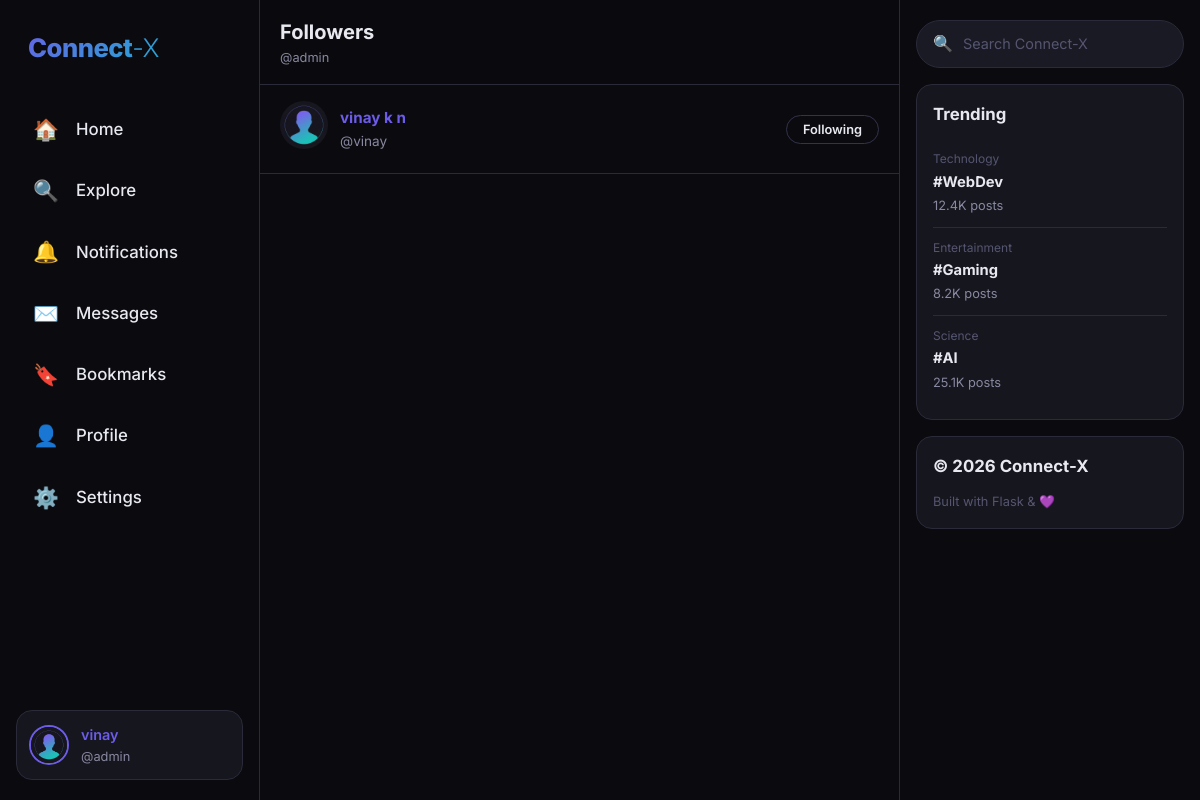
/user/admin/followers (signed in), run on the app's committed database.
### app/models.py (models this page shows, shortened)
class User(UserMixin, db.Model):
    __tablename__ = 'users'
    id = db.Column(db.Integer, primary_key=True, autoincrement=True)
    username = db.Column(db.String(80), unique=True, nullable=False, index=True)
    email = db.Column(db.String(120), unique=True, nullable=False, index=True)
    password_hash = db.Column(db.String(256), nullable=False)
    display_name = db.Column(db.String(100), nullable=True)
    bio = db.Column(db.Text, nullable=True)
    avatar_url = db.Column(db.String(500), default='default-avatar.png')
    cover_url = db.Column(db.String(500), default='default-cover.jpg')
    location = db.Column(db.String(100), nullable=True)
    website = db.Column(db.String(200), nullable=True)
    is_verified = db.Column(db.Boolean, default=False)
    created_at = db.Column(db.DateTime, default=datetime.utcnow)
    updated_at = db.Column(db.DateTime, default=datetime.utcnow, onupdate=datetime.utcnow)
    posts = db.relationship('Post', backref='author', lazy='dynamic', cascade='all, delete-orphan')
    comments = db.relationship('Comment', backref='author', lazy='dynamic', cascade='all, delete-orphan')
    followed = db.relationship(
        'User', secondary=followers,
        primaryjoin=(followers.c.follower_id == id),
        secondaryjoin=(followers.c.followed_id == id),
        backref=db.backref('followers_list', lazy='dynamic'),
        lazy='dynamic'
    )
    liked_posts = db.relationship(
        'Post', secondary=likes,
        backref=db.backref('liked_by', lazy='dynamic'),
        lazy='dynamic'
    )
    bookmarked_posts = db.relationship(
        'Post', secondary=bookmarks,
        backref=db.backref('bookmarked_by', lazy='dynamic'),
        lazy='dynamic'
    )
    def is_following(self, user):
        return self.followed.filter(followers.c.followed_id == user.id).count() > 0

### app/routes/profile.py (the view)
@profile_bp.route('/user/<username>/followers')
@login_required
def followers(username):
    user = User.query.filter_by(username=username).first_or_404()
    followers_list = user.followers_list.all()
    return render_template('profile/followers.html', user=user, followers=followers_list, title='Followers')

### app/__init__.py (called while the page is built)
def create_app(config_name='default'):
    app = Flask(__name__)
    app.config.from_object(config[config_name])
    os.makedirs(app.config.get('UPLOAD_FOLDER', 'app/static/images/uploads'), exist_ok=True)
    db.init_app(app)
    login_manager.init_app(app)
    from app.models import User
    @login_manager.user_loader
    def load_user(user_id):
        return User.query.get(int(user_id))
    from app.routes.auth import auth_bp
    from app.routes.main import main_bp
    from app.routes.posts import posts_bp
    from app.routes.profile import profile_bp
    from app.routes.messages import messages_bp
    app.register_blueprint(auth_bp)
    app.register_blueprint(main_bp)
    app.register_blueprint(posts_bp)
    app.register_blueprint(profile_bp)
    app.register_blueprint(messages_bp)
    with app.app_context():
        db.create_all()
    return app

### app/templates/profile/followers.html (shortened to what this page needs)
{% extends "base.html" %}
{% block content %}
<div class="page-header">
    <h1>{{ title }}</h1>
    <p>@{{ user.username }}</p>
</div>
{% if followers %}
    {% for person in followers %}
    <div class="user-list-item">
        <a href="{{ url_for('profile.view_profile', username=person.username) }}">
            <img src="{% if person.avatar_url == 'default-avatar.png' %}{{ url_for('static', filename='images/default-avatar.png') }}{% else %}{{ url_for('static', filename='images/uploads/' + person.avatar_url) }}{% endif %}" alt="">
        </a>
        <div class="info">
            <a href="{{ url_for('profile.view_profile', username=person.username) }}">
                <div class="name">{{ person.display_name }}{% if person.is_verified %} <span style="color:var(--accent);">✓</span>{% endif %}</div>
            </a>
            <div class="handle">@{{ person.username }}</div>
        </div>
        {% if person.id != current_user.id %}
        <form method="POST" action="{{ url_for('profile.follow', username=person.username) }}">
            <button class="btn {{ 'btn-outline' if current_user.is_following(person) else 'btn-primary' }} btn-sm">
                {{ 'Following' if current_user.is_following(person) else 'Follow' }}
            </button>
        </form>
        {% endif %}
    </div>
    {% endfor %}
{% else %}
    <div class="empty-state">
        <div class="icon">👥</div>
        <h3>No {{ title.lower() }} yet</h3>
        <p>When people {{ 'follow' if title == 'Followers' else 'are followed by' }} @{{ user.username }}, they'll show up here.</p>
    </div>
{% endif %}
{% endblock %}

### app/templates/base.html (shortened to what this page needs)
<!DOCTYPE html>
<html lang="en">
<head>
    <link rel="stylesheet" href="{{ url_for('static', filename='css/style.css') }}">
</head>
<body>
    {% if current_user.is_authenticated %}
    <div class="app-layout">
        <nav class="sidebar-left">
            <div class="logo">Connect<span>-X</span></div>
            <ul class="nav-menu">
                <li class="nav-item">
                    <a href="{{ url_for('main.feed') }}" class="nav-link {% if request.endpoint == 'main.feed' or request.endpoint == 'main.index' %}active{% endif %}">
                        <span class="icon">🏠</span><span>Home</span>
                    </a>
                </li>
                <li class="nav-item">
                    <a href="{{ url_for('main.explore') }}" class="nav-link {% if request.endpoint == 'main.explore' %}active{% endif %}">
                        <span class="icon">🔍</span><span>Explore</span>
                    </a>
                </li>
                <li class="nav-item">
                    <a href="{{ url_for('main.notifications') }}" class="nav-link {% if request.endpoint == 'main.notifications' %}active{% endif %}" style="position:relative;">
                        <span class="icon">🔔</span><span>Notifications</span>
                    </a>
                </li>
                <li class="nav-item">
                    <a href="{{ url_for('messages.index') }}" class="nav-link {% if request.endpoint and request.endpoint.startswith('messages') %}active{% endif %}" style="position:relative;">
                        <span class="icon">✉️</span><span>Messages</span>
                    </a>
                </li>
                <li class="nav-item">
                    <a href="{{ url_for('main.bookmarks_page') }}" class="nav-link {% if request.endpoint == 'main.bookmarks_page' %}active{% endif %}">
                        <span class="icon">🔖</span><span>Bookmarks</span>
                    </a>
                </li>
                <li class="nav-item">
                    <a href="{{ url_for('profile.view_profile', username=current_user.username) }}" class="nav-link ">
                        <span class="icon">👤</span><span>Profile</span>
                    </a>
                </li>
                <li class="nav-item">
                    <a href="{{ url_for('profile.settings') }}" class="nav-link {% if request.endpoint == 'profile.settings' %}active{% endif %}">
                        <span class="icon">⚙️</span><span>Settings</span>
                    </a>
                </li>
            </ul>
            <a href="{{ url_for('profile.view_profile', username=current_user.username) }}" class="user-card-mini">
                <img src="{% if current_user.avatar_url == 'default-avatar.png' %}{{ url_for('static', filename='images/default-avatar.png') }}{% else %}{{ url_for('static', filename='images/uploads/' + current_user.avatar_url) }}{% endif %}" alt="Avatar">
                <div class="info">
                    <div class="name">{{ current_user.display_name }}</div>
                    <div class="handle">@{{ current_user.username }}</div>
                </div>
            </a>
        </nav>
        <main class="main-content">
            {% block content %}{% endblock %}
        </main>
        <aside class="sidebar-right">
            {% block sidebar %}
            <form action="{{ url_for('main.search') }}" method="GET" class="search-box">
                <span class="icon">🔍</span>
                <input type="text" name="q" placeholder="Search Connect-X" value="{{ request.args.get('q', '') }}">
            </form>
            <div class="widget">
                <h3>Trending</h3>
                <div class="trend-item">
                    <div class="category">Technology</div>
                    <div class="topic">#WebDev</div>
                    <div class="count">12.4K posts</div>
                </div>
                <div class="trend-item">
                    <div class="category">Entertainment</div>
                    <div class="topic">#Gaming</div>
                    <div class="count">8.2K posts</div>
                </div>
                <div class="trend-item">
                    <div class="category">Science</div>
                    <div class="topic">#AI</div>
                    <div class="count">25.1K posts</div>
                </div>
            </div>
            <div class="widget">
                <h3>© 2026 Connect-X</h3>
                <p style="font-size:0.8rem;color:var(--text-muted);">Built with Flask & 💜</p>
            </div>
            {% endblock %}
        </aside>
    </div>
    {% else %}
        {% block public_content %}{% endblock %}
    {% endif %}
</body>
</html>

### data on the page
User: display_name "vinay", username "admin"
User: display_name "vinay k n", username "vinay", value "Following"

### other printed values
{{ title }} "Followers"
